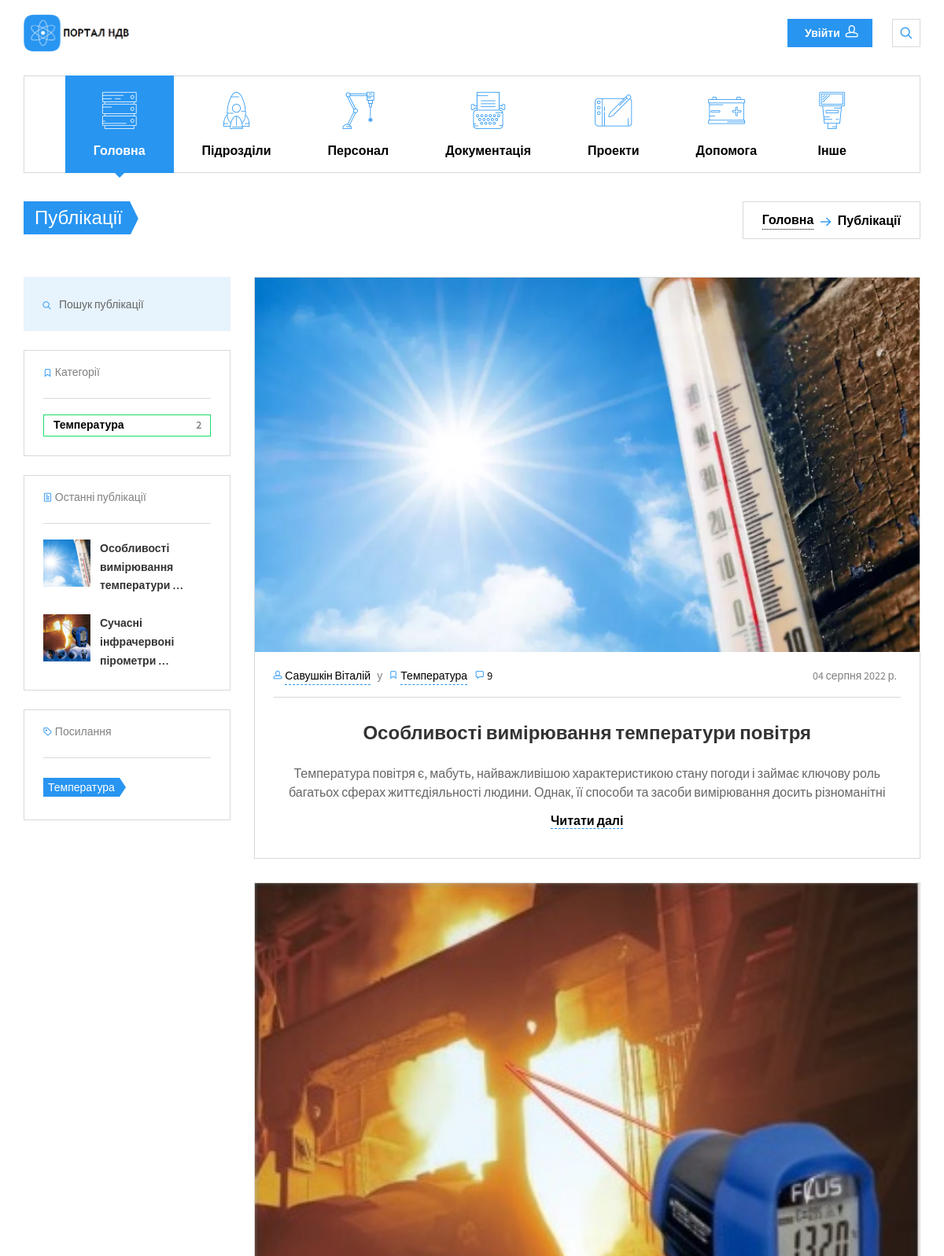
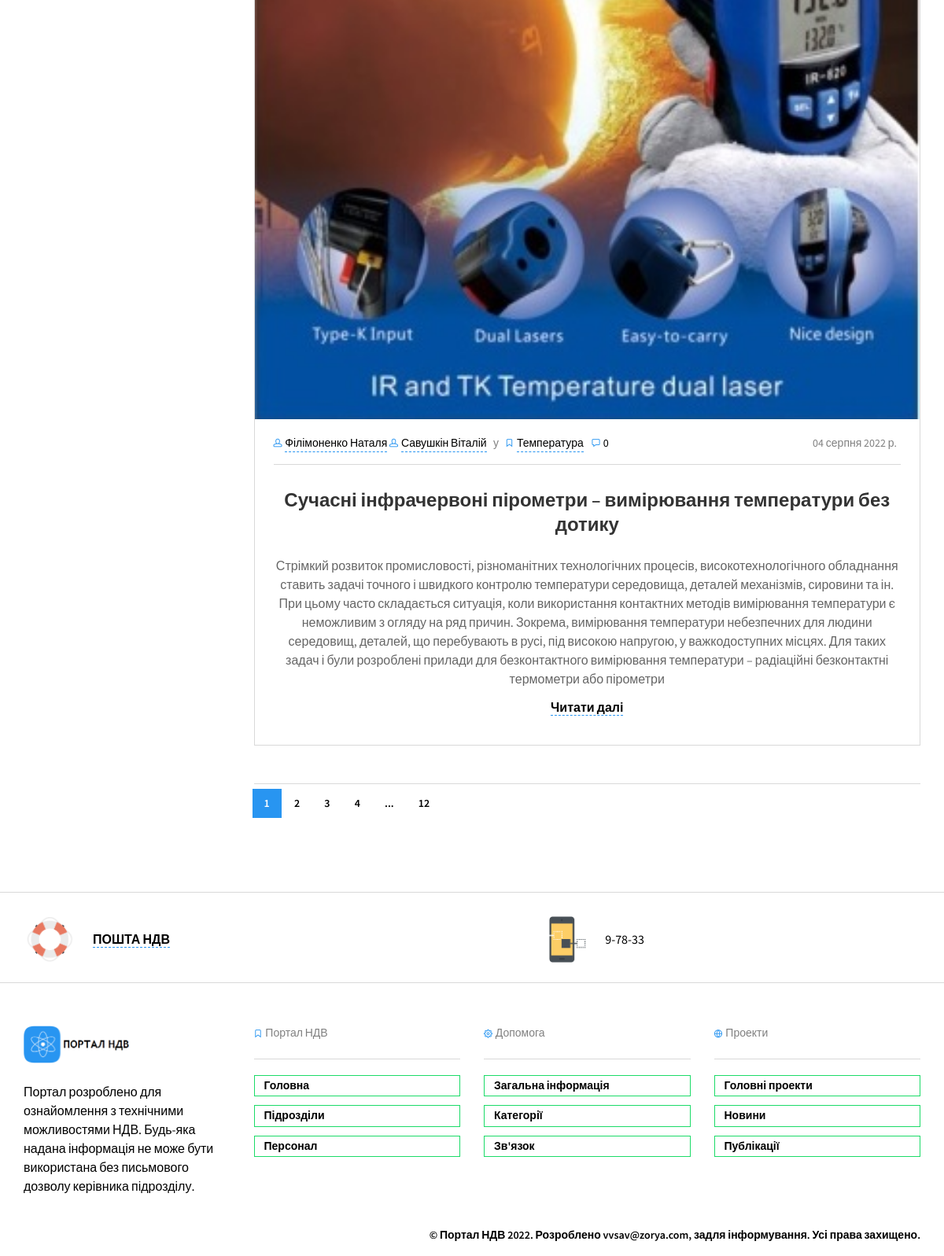
Page /publics/ on the committed database (2 pictures, top to bottom).
### nio_app/models.py (models this page shows, shortened)
class Main(models.Model):
    name = models.CharField(max_length=200, help_text='не більше ніж 200 символів',
                            verbose_name='Назва підрозділу')
    abr = models.CharField(max_length=10, help_text='не більше ніж 10 символів',
                           verbose_name='Абрівіатура підрозділу')
    slug = models.SlugField(max_length=200, unique=True, verbose_name='URL', db_index=True)
    divisions = models.ManyToManyField('Divisions', verbose_name='Підрозділи')
    description = models.TextField(max_length=5000, help_text='Введіть короткий опис підрозділу',
                                   verbose_name='Опис підрозділу')
    num_staff = models.IntegerField(verbose_name='Кількість персоналу', null=True, blank=True)
    num_projects = models.IntegerField(verbose_name='Кількість проектів', null=True, blank=True)
    num_docs = models.IntegerField(verbose_name='Загальна кількість документації', null=True, blank=True)
    boss = models.CharField(max_length=200, help_text='не більше ніж 200 символів',
                            verbose_name='ПІБ керівника')
    photo = models.ImageField(upload_to="workers_foto/", verbose_name="Фото")
    objects = models.Manager()
    def staff(self):
        num = 0
        for d in self.divisions.all():
            if d.num_staff:
                num += d.num_staff
                self.num_staff = num
            else:
                self.num_staff = 0
        return self.num_staff
    staff.short_description = 'Загальна кількість персоналу'
    class Meta:
        verbose_name = 'Загальна інфо'
        verbose_name_plural = 'Загальна інфо'

class Publications(models.Model):
    name = models.CharField(max_length=200, help_text='не більше ніж 200 символів',
                            verbose_name='Назва публікації')
    slug = models.SlugField(max_length=200, unique=True, verbose_name='URL', db_index=True)
    description = models.TextField(max_length=5000, help_text='Введіть короткий опис мети публікації',
                                   verbose_name='Короткий опис', null=True)
    text = models.TextField(max_length=50000, help_text='Введіть короткий опис мети публікації',
                            verbose_name='Текст публікації', null=True)
    div = models.ForeignKey(Divisions, on_delete=models.SET_NULL, verbose_name='Назва підрозділу', null=True)
    author = models.ManyToManyField(Staff, verbose_name='Автор', help_text="Оберіть автора/авторів публікації", )
    category = models.ManyToManyField('Categories', help_text='оберіть категорію/категорії',
                                      verbose_name='Оберіть категорію')
    pub_date = models.DateField(verbose_name='Дата піблікації', null=True)
    def directory_path(instance, filename):
        return f'archives/{instance.div.slug}/publications/{instance.pub_date}/{instance.slug}/{filename}'
    photo_1 = models.ImageField(upload_to=directory_path, verbose_name="Картинка публікації", null=True, max_length=500)
    photo_2 = models.ImageField(upload_to=directory_path, verbose_name="Картинка публікації", blank=True, null=True,
                                max_length=500)
    photo_3 = models.ImageField(upload_to=directory_path, verbose_name="Картинка публікації", blank=True, null=True,
                                max_length=500)
    photo_4 = models.ImageField(upload_to=directory_path, verbose_name="Картинка публікації", blank=True, null=True,
                                max_length=500)
    photo_5 = models.ImageField(upload_to=directory_path, verbose_name="Картинка публікації", blank=True, null=True,
                                max_length=500)
    doc = models.FileField(upload_to=directory_path, blank=True, null=True, verbose_name='Файл публікації',
                           max_length=500)
    objects = models.Manager()
    def file_load(self):
        self.doc.upload_to = f'archives/{self.div.slug}/publications/{self.pub_date}/{self.slug}/'
        return self.doc.upload_to
    file_load.short_description = 'Розташування файлів'
    def display_author(self):
        return ', '.join([staff.fio.split()[0] for staff in self.author.all()])
    display_author.short_description = 'Автори'
    class Meta:
        verbose_name = 'Публікація'
        verbose_name_plural = 'Публікації'
        ordering = ['name']

class Staff(models.Model):
    fio = models.CharField(max_length=100, help_text='не більше ніж 100 символів',
                           verbose_name='ПІБ')
    slug = models.SlugField(max_length=100, unique=True, verbose_name='URL', db_index=True)
    div = models.ForeignKey(Divisions, on_delete=models.SET_NULL, verbose_name='Підрозділ', null=True)
    tabel = models.CharField(max_length=5, help_text='не більше ніж 5 символів', verbose_name='Табельный номер',
                             unique=True)
    prof = models.CharField(max_length=100, help_text='не більше ніж 100 символів',
                            verbose_name='Посада')
    oklad = models.IntegerField(verbose_name='Оклад')
    birthday = models.DateField(verbose_name="Дата народження", blank=True)
    phone = models.CharField(max_length=18, help_text='формат +38(ХХХ)-ХХХ-ХХ-ХХ',
                             verbose_name='Номер телефону')
    adress = models.CharField(max_length=100, help_text='формат пр/вул/провулок ХХХХХ д.ХХ кв.ХХ',
                              verbose_name='Домашня адреса')
    photo = models.ImageField(upload_to="workers_foto/", verbose_name="Фото")
    objects = models.Manager()
    class Meta:
        verbose_name = 'Персонал'
        verbose_name_plural = 'Персонал'

class Categories(models.Model):
    name = models.CharField(max_length=100, help_text='не більше ніж 100 символів',
                            verbose_name='Категорія')
    slug = models.SlugField(max_length=100, unique=True, verbose_name='URL', db_index=True)
    objects = models.Manager()
    class Meta:
        verbose_name = 'Категорія'
        verbose_name_plural = 'Категорії'

### nio_app/views.py (the view)
# urls.py: path('publics/', PubsList.as_view(), name='publics'),
class PubsList(ListView):
    model = Publications
    template_name = 'nio_app/publics.html'
    def get_context_data(self, *, object_list=None, **kwargs):
        context = super().get_context_data(object_list=None, **kwargs)
        context.update(CONTEXT)
        context['last'] = Publications.objects.all().order_by('-pub_date')
        return context

### nio_app/templates/nio_app/publics.html (shortened to what this page needs)
{% extends 'nio_app/base_portal.html' %}
{% load static %}
{% block content %}
<section class="page-title">
  <div class="container">
    <div class="inner">
      <div class="column">
        <div class="title">
          <h1>Публікації</h1>
        </div>
      </div>
      <div class="column">
        <div class="breadcrumbs">
          <a href="{% url 'nio_app:index_portal' %}">Головна</a>
          <span class="delimiter"><i class="icon-arrow-right"></i></span>
          <span>Публікації</span>
        </div>
      </div>
    </div>
  </div>
</section>
<div class="container">
  <div class="row">
    <div class="col-lg-9 col-md-8 col-lg-push-3 col-md-push-4">
      {% for p in pubs %}
      <article class="post-item">
        <a href="{% url 'nio_app:public_single' p.slug %}" class="post-thumb waves-effect">
          <img src="{{ p.photo_1.url }}" alt="Post01" style="width: 100%; height: auto; object-fit: cover;">
        </a>
        <div class="post-body">
          <div class="post-meta">
            <div class="column">
              <span>
                {% for a in p.author.all %}
                <i class="icon-head"></i>
                <a href="{% url 'nio_app:staff' %}#{{ a.slug }}">{{ a.fio }}</a>
                {% endfor %}
              </span>
              <span>у</span>
              {% for c in p.category.all %}
              <span>
                <i class="icon-ribbon"></i>
                <a href="#">{{ c.name }}</a>
              </span>
              {% endfor %}
              <span class="post-comments">
                <i class="icon-speech-bubble"></i>
                <a href="#">{{ p.reviewspubs_set.count }}</a>
              </span>
            </div>
            <div class="column"><span>{{ p.pub_date }}</span></div>
          </div>
          <a href="{% url 'nio_app:public_single' p.slug %}" class="post-title">
            <h3>{{ p.name }}</h3>
          </a>
          <p>{{ p.description }}</p>
          <a href="{% url 'nio_app:public_single' p.slug %}">Читати далі</a>
        </div>
      </article>
      {% endfor %}
      <section class="pagination space-top-2x">
        <div class="nav-links">
          <span class="current">1</span>
          <a href="#">2</a>
          <a href="#">3</a>
          <a href="#">4</a>
          <span>...</span>
          <a href="#">12</a>
        </div>
      </section>
    </div>
    <div class="col-lg-3 col-md-4 col-lg-pull-9 col-md-pull-8">
      <aside class="sidebar">
        <section class="widget widget_search">
          <form method="post" class="search-box">
            <input type="text" class="form-control" placeholder="Пошук публікації">
            <button type="submit"><i class="icon-search"></i></button>
          </form>
        </section>
        <section class="widget widget_categories">
          <h3 class="widget-title">
            <i class="icon-ribbon"></i>
            Категорії
          </h3>
          <ul>
            {% for c in cats %}
            {% if c.publications_set.count %}
                <li><a href="#">{{ c.name }}<span>{{ c.publications_set.count }}</span></a></li>
            {% endif %}
            {% endfor %}
          </ul>
        </section>
        <section class="widget widget_recent_posts">
          <h3 class="widget-title">
            <i class="icon-paper"></i>
            Останні публікації
          </h3>
          {% for p in last|slice:":3" %}
          <div class="item">
            <div class="thumb">
              <a href="{% url 'nio_app:public_single' p.slug %}">
                <img src="{{p.photo_1.url}}" alt="Post01" style="width: 60px; height: 60px; object-fit: cover;"></a>
            </div>
            <div class="info">
              <h4><a href="post-right-sidebar.html">{{ p.name|truncatewords:3}}</a></h4>
            </div>
          </div>
          {% endfor %}
        </section>
        <section class="widget widget_tag_cloud">
          <h3 class="widget-title">
            <i class="icon-tag"></i>
            Посилання
          </h3>
            {% for c in cats %}
            {% if c.publications_set.count %}
            <a href="#">{{ c.name }}</a>
            {% endif %}
            {% endfor %}
        </section>
      </aside>
    </div>
  </div>
</div>
{% endblock content %}

### nio_app/templates/nio_app/include/header.html (shortened to what this page needs)
{% load static %}
<header class="navbar navbar-sticky">
  <div class="topbar">
    <div class="container">
      <a href="{% url 'nio_app:index_portal' %}" class="site-logo">
        <img src="{% static 'nio_app/img/logo.png' %}" alt="Портал НДВ">
      </a>
      <div class="toolbar">
        <a href="#" class="btn btn-sm btn-default btn-icon-right waves-effect waves-light" data-toggle="modal" data-target="#loginModal">Увійти<i class="icon-head"></i></a>
        <div class="search-btn">
          <i class="icon-search"></i>
        </div>
      </div>
    </div>
  </div>
  {% for m in main %}
  <div class="container">
    <nav class="main-navigation">
      <ul class="menu">
        <li class="current-menu-item menu-item-has-children">
          <a href="#"><i class="flaticon-technology46"></i>Головна</a>
        </li>
        <li class="menu-item-has-children">
          <a href="#"><i class="flaticon-space-ship2"></i>Підрозділи</a>
        </li>
        <li class="menu-item-has-children">
          <a href="#"><i class="flaticon-technological"></i>Персонал</a>
        </li>
        <li class="menu-item-has-children">
          <a href="#"><i class="flaticon-writing50"></i>Документація</a>
        </li>
        <li class="menu-item-has-children">
          <a href="#"><i class="flaticon-drawing33"></i>Проекти</a>
        </li>
        <li class="menu-item-has-children">
          <a href="#"><i class="flaticon-positive"></i>Допомога</a>
        </li>
        <li class="menu-item-has-children">
          <a href="#"><i class="flaticon-light129"></i>Інше</a>
        </li>
      </ul>
    </nav>
  </div>
  {% endfor %}
</header>

### rows in the picture
Publications: photo_1 (picture), reviewspubs_set.count "9", pub_date "04 серпня 2022 р.", name "Особливості вимірювання температури повітря", description "Температура повітря є, мабуть, найважливішою характеристикою стану погоди і займає ключову роль багатьох сферах життєдіяльності людини. Однак, її способи та засоби вимірювання досить різноманітні", name "Особливості вимірювання температури …"
Staff: fio "Савушкін Віталій"
Categories: name "Температура", publications_set.count "2"
Publications: photo_1 (picture), reviewspubs_set.count "0", pub_date "04 серпня 2022 р.", name "Сучасні інфрачервоні пірометри – вимірювання температури без дотику", description "Стрімкий розвиток промисловості, різноманітних технологічних процесів, високотехнологічного обладнання ставить задачі точного і швидкого контролю температури середовища, деталей механізмів, сировини та ін. При цьому часто складається ситуація, коли використання контактних методів вимірювання температури є неможливим з огляду на ряд причин. Зокрема, вимірювання температури небезпечних для людини середовищ, деталей, що перебувають в русі, під високою напругою, у важкодоступних місцях. Для таких задач і були розроблені прилади для безконтактного вимірювання температури – радіаційні безконтактні термометри або пірометри", name "Сучасні інфрачервоні пірометри …"
Staff: fio "Філімоненко Наталя"
